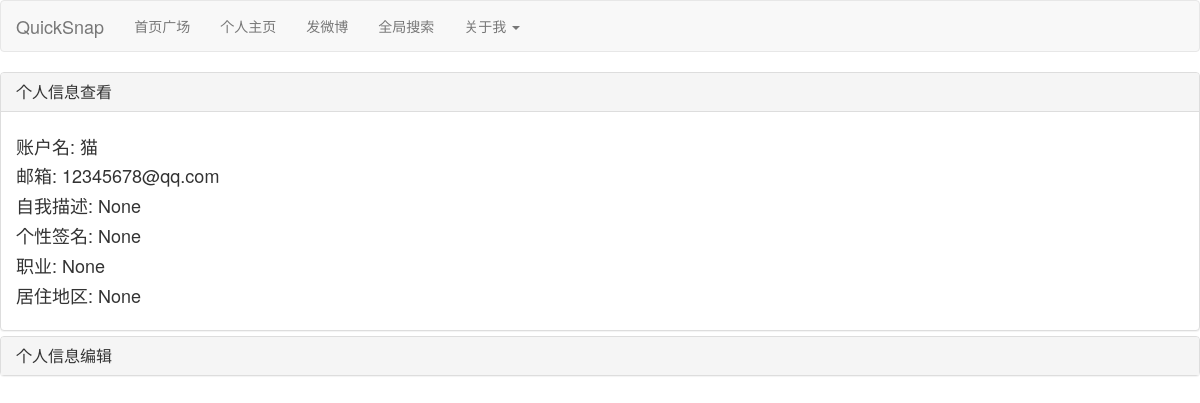
The app's page /management/猫 (signed in) with its own data.
### app/models.py (models this page shows, shortened)
class User(UserMixin, db.Model):
    id = db.Column(db.Integer, primary_key = True)                               # 用户id，Integer类型，作为表User的主键，唯一确定一个特定的用户
    username = db.Column(db.String(64), index = True, unique = False)            # 用户昵称，String类型
    email = db.Column(db.String(120), index = True, unique = True)               # 用户邮箱，String类型
    password_hash = db.Column(db.String(128))                                    # 用户密码的哈希值，String类型
    description = db.Column(db.String(140))                                      # 该用户的自我介绍和描述，String类型
    sign = db.Column(db.String(20))                                              # 用户个性签名
    job = db.Column(db.String(20))                                               # 用户职业
    location = db.Column(db.String(100))                                         # 该用户的所在地址
    posts = db.relationship('Post', backref='author', lazy='dynamic')            # 该用户所发送的Post，这里使用的是SQLAlchemy的第二类db.relationship方法，该方法在表Post中增加一个属性author，该属性直接返回Post对象所属于的User对象，也即可以直接通过Post表的该属性访问发送这条Post的用户的对象User
    followed = db.relationship('User',                                           # 该用户的关注关系，followers为追随者
        secondary = followers,
        primaryjoin = (followers.c.follower_id == id),
        secondaryjoin = (followers.c.followed_id == id),
        backref = db.backref('followers', lazy = 'dynamic'),
        lazy = 'dynamic')

### app/views.py (the view, shortened to what this page needs)
@app.route('/management/<username>',methods=['GET','POST'])
@login_required
def management(username):
    user = User.query.filter(User.username==username).first()
    user_data={'username':user.username, 'email':user.email, 'description':user.description, 'sign':user.sign, 'job':user.job, 'location':user.location}
    form=ManageForm()
    return render_template('management.html', title='个人账户信息管理', user=user, form=form, isuser=current_user.is_authenticated)

### app/models.py (called while the page is built)
@login.user_loader   # login模块由__init__.py进行定义，见__init__.py的login = LoginManager()语句
def load_user(id):
    return User.query.get(int(id))

### app/views.py (called while the page is built)
@app.before_request
def before_request():
    g.user = current_user

### app/templates/management.html (shortened to what this page needs)
{% extends "base_navigation_bar.html" %}
{% import 'bootstrap/wtf.html' as wtf %}
{% block content %}
<div class="panel-group" id="accordion">
	<div class="panel panel-default">
		<div class="panel-heading">
			<h4 class="panel-title">
				<a data-toggle="collapse" data-parent="#accordion"
				   href="#collapseOne">
					个人信息查看
				</a>
			</h4>
		</div>
		<div id="collapseOne" class="panel-collapse collapse in">
			<div class="panel-body">
                <h4>账户名: {{user.username}} </h4>
                <h4>邮箱: {{user.email}}</h4>
                <h4>自我描述: {{user.description}}</h4>
                <h4>个性签名: {{user.sign}}</h4>
                <h4>职业: {{user.job}}</h4>
                <h4>居住地区: {{user.location}}</h4>
			</div>
		</div>
	</div>
	<div class="panel panel-default">
		<div class="panel-heading">
			<h4 class="panel-title">
				<a data-toggle="collapse" data-parent="#accordion"
				   href="#collapseTwo">
					个人信息编辑
				</a>
			</h4>
		</div>
	</div>
</div>
{% endblock %}

### records on screen
User: username "猫", email "12345678@qq.com", description "None", sign "None", job "None", location "None"
